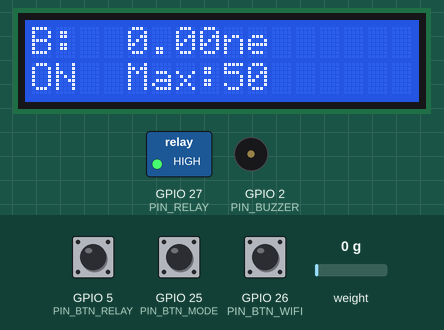
This sketch was run on a simulated ESP32. On the bench: 16×2 character LCD, switched loads named in the sketch (green lamp = pin HIGH), buzzer (waves = sounding, pin HIGH). The test bench sets the inputs (shaded band); at power-on: GPIO 25 (PIN_BTN_MODE) HIGH, GPIO 5 (PIN_BTN_RELAY) HIGH, weight on the scale 0 g, GPIO 26 (PIN_BTN_WIFI) HIGH. WiFi joins after 1.5 s; servers stay silent unless stated; uploads are accepted with an empty reply; EEPROM starts erased; what the sketch prints to the serial monitor is not drawn.

Above: at 4.32 s.
4.9 s: GPIO 25 (PIN_BTN_MODE) pulled LOW for 0.2 s
At 6.3 s:
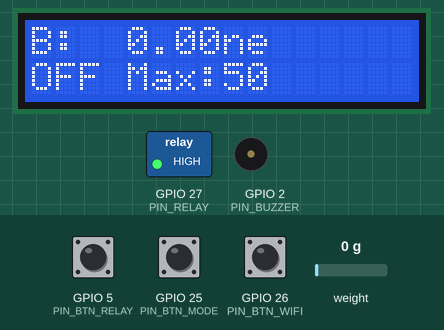
6.9 s: GPIO 5 (PIN_BTN_RELAY) pulled LOW for 0.2 s
At 8.4 s:
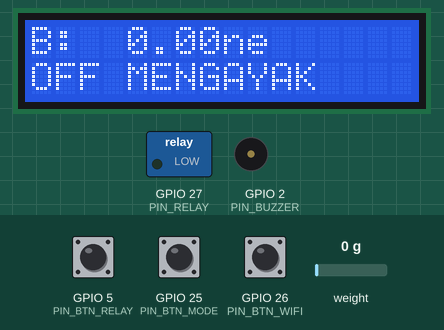
8.7 s: GPIO 25 (PIN_BTN_MODE) pulled LOW for 1 s
At 9.8 s:
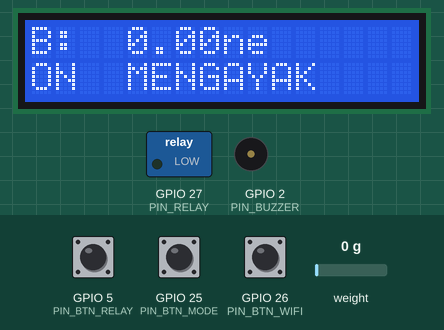
11.2 s: weight on the scale set to 1250 g
At 12.18 s:
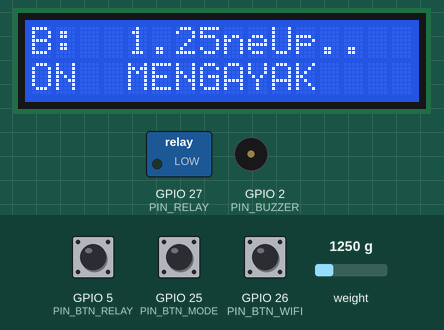
13.8 s: GPIO 25 (PIN_BTN_MODE) pulled LOW for 0.2 s
At 15.2 s:
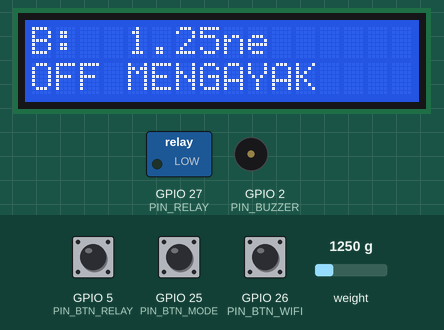
15.5 s: GPIO 5 (PIN_BTN_RELAY) pulled LOW for 1 s
At 16.2 s:
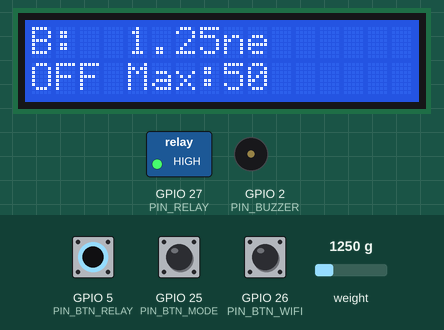
Timing chart, 0 to 18.5 s (numbered marks = the images above; inputs shaded):
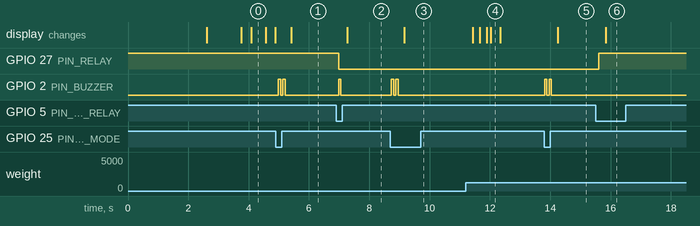

Measured:
- after the input at 4.9 s, GPIO 2 (PIN_BUZZER): alternates HIGH for 0.07 s and LOW for 0.08 s, 4 changes in all, then stays LOW, starting after 0.09 s; the display: changes after 0.51 s (image 1)
- after the input at 6.9 s, GPIO 27 (PIN_RELAY): HIGH → LOW after 0.09 s; GPIO 2 (PIN_BUZZER): LOW → HIGH after 0.09 s, → LOW 0.07 s later; the display: changes after 0.37 s (image 2)
- after the input at 8.7 s, GPIO 2 (PIN_BUZZER): alternates HIGH for 0.07 s and LOW for 0.08 s, 4 changes in all, then stays LOW, starting at once; the display: changes after 0.46 s (image 3)
- after the input at 11.2 s, the display: first changes after 0.24 s (image 4 shows a later state)
- after the input at 13.8 s, GPIO 2 (PIN_BUZZER): alternates HIGH for 0.07 s and LOW for 0.08 s, 4 changes in all, then stays LOW, starting at once; the display: changes after 0.44 s (image 5)
- after the input at 15.5 s, GPIO 27 (PIN_RELAY): LOW → HIGH after 0.11 s; the display: changes after 0.33 s (image 6)
- what the display in image 0 shows lasts 0.5 s, from 4.1 s to 4.6 s

The sketch:

esp32_firmware_v2.ino
```cpp
#include <ArduinoJson.h>
#include <EEPROM.h>
#include <HTTPClient.h>
#include <HX711.h>
#include <LiquidCrystal_I2C.h>
#include <WiFiClientSecure.h> // NEW: Required for HTTPS
#include <WiFiManager.h>
#include <Wire.h>

// ================= CONFIG =================

const char *DEVICE_TOKEN = "7400e85c-80ef-4352-8400-6361294d3050";
const char *API_URL =
    "https://be-cocobase-main.vercel.app/api/v1/iot/loadcell/ingest";

#define PIN_DOUT 16
#define PIN_SCK 4
#define PIN_RELAY 27
#define PIN_BUZZER 2
#define PIN_BTN_WIFI 26
#define PIN_BTN_MODE 25
#define PIN_BTN_RELAY 5

#define LCD_INTERVAL 150
#define HTTP_INTERVAL 500    // Constant update interval (0.5s)
#define MOVING_AVG_SAMPLES 5 // Number of samples for moving average

// ================= OBJECT =================

LiquidCrystal_I2C lcd(0x27, 16, 2);
HX711 scale;
HTTPClient http;
WiFiClientSecure client; // NEW: Secure client

// ================= PARAM =================

float calibrationFactor = 200.7;
float targetThreshold = 10.0; // Display Only
float relayThreshold = 50.0;  // MAX

// ================= STATE =================

bool offlineMode = false;
bool isRelayOn = false;
bool lastModeBtn = HIGH;
bool lastRelayBtn = HIGH;

unsigned long lastLCD = 0;
unsigned long lastHTTP = 0;
unsigned long btnPressTime = 0;
bool btnHeld = false;

float currentWeight = 0;
float lastSentWeight = 0;
float lastLoggedWeight = 0; // NEW: Track last weight that was logged
float movingAvgBuffer[MOVING_AVG_SAMPLES] = {0}; // NEW: Filter buffer
int bufferIndex = 0;                             // NEW: Buffer position
bool isSending = false;

// ================= UTILITY =================

void buzzerBeep(int times = 1, int on = 70, int off = 80) {
  for (int i = 0; i < times; i++) {
    digitalWrite(PIN_BUZZER, HIGH);
    delay(on);
    digitalWrite(PIN_BUZZER, LOW);
    delay(off);
  }
}

// ================= FILTERING =================

float getFilteredWeight() {
  if (!scale.is_ready())
    return currentWeight;

  // Read raw weight (in grams)
  float rawWeight = scale.get_units(1);

  // Update moving average buffer
  movingAvgBuffer[bufferIndex] = rawWeight;
  bufferIndex = (bufferIndex + 1) % MOVING_AVG_SAMPLES;

  // Calculate average
  float sum = 0;
  for (int i = 0; i < MOVING_AVG_SAMPLES; i++) {
    sum += movingAvgBuffer[i];
  }

  return sum / MOVING_AVG_SAMPLES;
}

bool shouldLog(float newWeightKg, float thresholdKg) {
  // Calculate which threshold milestone we've passed
  // Example: if threshold = 5kg
  // - At 5.1kg: currentMilestone = 1 (crossed first 5kg)
  // - At 10.3kg: currentMilestone = 2 (crossed second 5kg)
  // - At 15.2kg: currentMilestone = 3 (crossed third 5kg)

  int currentMilestone = (int)(newWeightKg / thresholdKg);
  int lastMilestone = (int)(lastLoggedWeight / thresholdKg);

  // Log if we've crossed into a new threshold milestone
  if (currentMilestone > lastMilestone) {
    return true;
  }

  return false;
}

void setRelay(bool state) {
  if (isRelayOn == state)
    return;
  isRelayOn = state;
  digitalWrite(PIN_RELAY, state ? LOW : HIGH);
  if (state)
    buzzerBeep(1);
}

// ================= LCD =================

void updateLCD(float weight) {
  float kg = weight / 1000.0;

  lcd.setCursor(0, 0);
  lcd.printf("B:%6.2f", kg);

  lcd.setCursor(10, 0);
  if (isSending)
    lcd.print("Up..");
  else
    lcd.print("    ");

  lcd.setCursor(0, 1);
  lcd.print(offlineMode ? "OFF" : "ON ");

  lcd.setCursor(4, 1);
  if (isRelayOn)
    lcd.print("MENGAYAK   ");
  else
    lcd.printf("Max:%.0f   ", relayThreshold);
}

// ================= SERVER CMD =================

void processServerCommand(JsonDocument &rDoc) {
  if (offlineMode)
    return;

  if (!rDoc["threshold"].isNull()) {
    targetThreshold = rDoc["threshold"].as<float>();
  }

  if (!rDoc["relayThreshold"].isNull()) {
    relayThreshold = rDoc["relayThreshold"].as<float>();
  }

  if (rDoc["command"].isNull())
    return;

  // Check if command is object or string to be safe, though backend sends
  // object
  if (rDoc["command"].is<JsonObject>()) {
    String cmd = rDoc["command"]["type"].as<String>();
    Serial.println("Received Command: " + cmd);

    if (cmd == "TARE") {
      scale.tare();
      buzzerBeep(2);
    } else if (cmd == "START_RELAY") {
      setRelay(true);
    } else if (cmd == "STOP_RELAY") {
      setRelay(false);
    } else if (cmd == "CALIBRATE") {
      float val = rDoc["command"]["value"].as<float>();
      if (val > 0) {
        lcd.clear();
        lcd.print("Calibrating...");
        long raw = scale.read_average(20);
        calibrationFactor = raw / (val * 1000.0);
        scale.set_scale(calibrationFactor);
        EEPROM.put(0, calibrationFactor);
        EEPROM.commit();
        buzzerBeep(3);
      }
    }
  }
}

// ================= HTTP =================

void sendData(float weight, bool relayState) {
  if (WiFi.status() != WL_CONNECTED)
    return;

  isSending = true;
  updateLCD(currentWeight);

  // Ensure SSL client
  client.setInsecure(); // Bypass cert check for Vercel/Self-signed
  http.begin(client, API_URL);

  http.addHeader("Content-Type", "application/json");
  http.setReuse(true);

  JsonDocument doc;
  doc["token"] = DEVICE_TOKEN;
  doc["weight"] = weight;
  doc["isRelayOn"] = relayState; // Send Passed Status
  // event is empty, backend handles logic

  String json;
  serializeJson(doc, json);

  int code = http.POST(json);
  if (code > 0) {
    String resp = http.getString();

    // Add logging
    Serial.printf("HTTP %d, Resp: %s\n", code, resp.c_str());

    JsonDocument rDoc;
    DeserializationError error = deserializeJson(rDoc, resp);

    if (error) {
      Serial.print(F("deserializeJson() failed: "));
      Serial.println(error.f_str());
    } else {
      processServerCommand(rDoc);
    }
  } else {
    Serial.printf("HTTP Failed: %s\n", http.errorToString(code).c_str());
  }

  isSending = false;
  lastSentWeight = weight;
}

// ================= SETUP =================

void setup() {
  Serial.begin(115200);
  EEPROM.begin(512);

  pinMode(PIN_RELAY, OUTPUT);
  pinMode(PIN_BUZZER, OUTPUT);
  pinMode(PIN_BTN_WIFI, INPUT_PULLUP);
  pinMode(PIN_BTN_MODE, INPUT_PULLUP);
  pinMode(PIN_BTN_RELAY, INPUT_PULLUP);

  digitalWrite(PIN_RELAY, HIGH);

  Wire.begin(21, 22);
  lcd.init();
  lcd.backlight();

  lcd.print("SOLVIA MACHINE");
  lcd.setCursor(0, 1);
  lcd.print("Starting...");

  EEPROM.get(0, calibrationFactor);
  if (isnan(calibrationFactor))
    calibrationFactor = 200.7;

  scale.begin(PIN_DOUT, PIN_SCK);
  scale.set_scale(calibrationFactor);
  scale.tare();

  WiFiManager wm;
  wm.autoConnect("Solvia_Machine");

  lcd.clear();
  lcd.print("WiFi Connected");
  delay(1000);
}

// ================= LOOP =================

void loop() {
  // 1. Buttons
  if (digitalRead(PIN_BTN_WIFI) == LOW) {
    if (!btnPressTime)
      btnPressTime = millis();
    if (millis() - btnPressTime > 3000 && !btnHeld) {
      btnHeld = true;
      WiFiManager wm;
      wm.resetSettings();
      ESP.restart();
    }
  } else {
    btnPressTime = 0;
    btnHeld = false;
  }

  bool modeBtn = digitalRead(PIN_BTN_MODE);
  if (lastModeBtn == HIGH && modeBtn == LOW) {
    offlineMode = !offlineMode;
    buzzerBeep(2);
  }
  lastModeBtn = modeBtn;

  bool relayBtn = digitalRead(PIN_BTN_RELAY);
  if (offlineMode && lastRelayBtn == HIGH && relayBtn == LOW) {
    setRelay(!isRelayOn);
  }
  lastRelayBtn = relayBtn;

  // 2. Weight Reading with Filtering
  if (scale.is_ready()) {
    currentWeight = getFilteredWeight(); // Get filtered weight in grams
  }

  // 3. LCD Update
  if (millis() - lastLCD >= LCD_INTERVAL) {
    updateLCD(currentWeight);
    lastLCD = millis();
  }

  // 4. STOP Logic (Safety Local)
  float kg = currentWeight / 1000.0;
  if (isRelayOn && kg >= relayThreshold) {
    setRelay(false);
    buzzerBeep(3);
    if (!offlineMode) {
      sendData(kg, true);   // Force final log with relay ON status
      lastLoggedWeight = 0; // Reset for next session
    }
  }

  // 5. Intelligent Stream with Threshold Milestones
  if (!offlineMode) {
    if (millis() - lastHTTP >= HTTP_INTERVAL) {
      float kg = currentWeight / 1000.0;

      // Only send if relay is ON and weight crossed threshold milestone
      // We use a smaller step (1.0kg) for transmission so the backend
      // can catch the 5.0kg logs precisely even with small offsets.
      if (isRelayOn && shouldLog(kg, 1.0)) {
        sendData(kg, isRelayOn);
        lastLoggedWeight = kg; // Update last logged weight
        lastHTTP = millis();
        Serial.printf("📦 Stream Update: %.2fkg (Threshold: %.0fkg)\n", kg,
                      targetThreshold);
      } else if (!isRelayOn) {
        // Always send when relay is OFF (for monitoring)
        sendData(kg, isRelayOn);
        lastHTTP = millis();
      } else {
        lastHTTP = millis(); // Update timer even if not sending
      }
    }
  }
}
```
